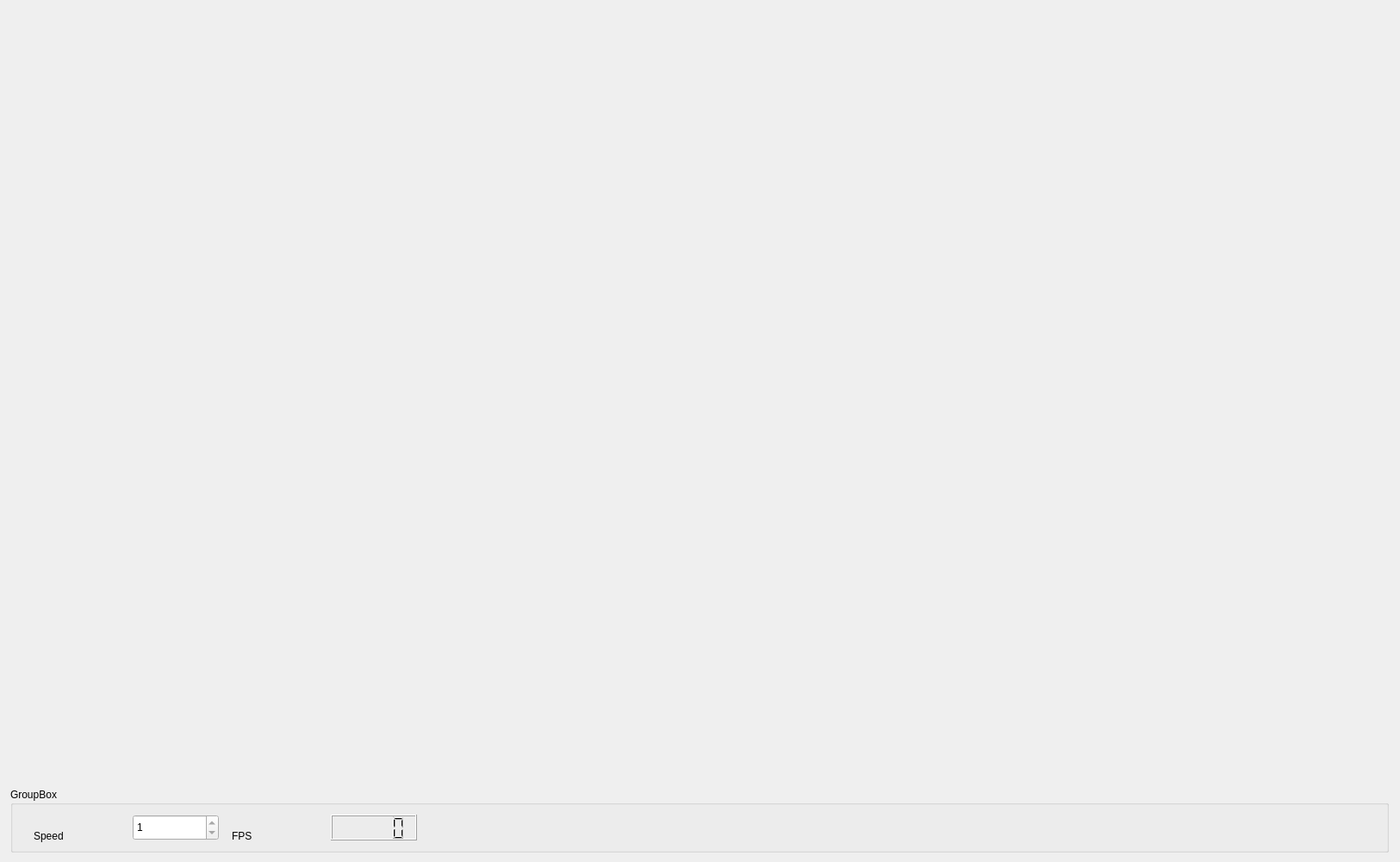
<?xml version="1.0" encoding="UTF-8"?>
<ui version="4.0">
 <class>MainWindow</class>
 <widget class="QMainWindow" name="MainWindow">
  <property name="geometry">
   <rect>
    <x>0</x>
    <y>0</y>
    <width>1625</width>
    <height>1000</height>
   </rect>
  </property>
  <property name="minimumSize">
   <size>
    <width>1625</width>
    <height>1000</height>
   </size>
  </property>
  <property name="maximumSize">
   <size>
    <width>1625</width>
    <height>1000</height>
   </size>
  </property>
  <property name="windowTitle">
   <string>Praktikum 2 Fenster</string>
  </property>
  <widget class="QWidget" name="centralWidget">
   <property name="minimumSize">
    <size>
     <width>1625</width>
     <height>1000</height>
    </size>
   </property>
   <property name="maximumSize">
    <size>
     <width>1625</width>
     <height>1000</height>
    </size>
   </property>
   <layout class="QHBoxLayout" name="horizontalLayout">
    <item>
     <layout class="QVBoxLayout" name="vblControls">
      <property name="sizeConstraint">
       <enum>QLayout::SetDefaultConstraint</enum>
      </property>
      <item>
       <widget class="MyGLWidget" name="myglwid" native="true">
        <property name="sizePolicy">
         <sizepolicy hsizetype="Preferred" vsizetype="Preferred">
          <horstretch>0</horstretch>
          <verstretch>0</verstretch>
         </sizepolicy>
        </property>
        <property name="minimumSize">
         <size>
          <width>1600</width>
          <height>900</height>
         </size>
        </property>
        <property name="maximumSize">
         <size>
          <width>1600</width>
          <height>900</height>
         </size>
        </property>
        <property name="sizeIncrement">
         <size>
          <width>16</width>
          <height>9</height>
         </size>
        </property>
        <property name="baseSize">
         <size>
          <width>1600</width>
          <height>900</height>
         </size>
        </property>
       </widget>
      </item>
      <item>
       <widget class="QGroupBox" name="gbxRotation">
        <property name="minimumSize">
         <size>
          <width>1600</width>
          <height>75</height>
         </size>
        </property>
        <property name="maximumSize">
         <size>
          <width>1600</width>
          <height>75</height>
         </size>
        </property>
        <property name="title">
         <string>GroupBox</string>
        </property>
        <layout class="QVBoxLayout" name="verticalLayout">
         <item>
          <layout class="QHBoxLayout" name="hblRotationZ">
           <property name="spacing">
            <number>2</number>
           </property>
           <property name="sizeConstraint">
            <enum>QLayout::SetDefaultConstraint</enum>
           </property>
           <property name="rightMargin">
            <number>1100</number>
           </property>
           <item>
            <widget class="QLabel" name="lblScaleZ">
             <property name="sizePolicy">
              <sizepolicy hsizetype="Fixed" vsizetype="Fixed">
               <horstretch>0</horstretch>
               <verstretch>0</verstretch>
              </sizepolicy>
             </property>
             <property name="minimumSize">
              <size>
               <width>100</width>
               <height>50</height>
              </size>
             </property>
             <property name="maximumSize">
              <size>
               <width>100</width>
               <height>50</height>
              </size>
             </property>
             <property name="text">
              <string>Speed</string>
             </property>
             <property name="margin">
              <number>10</number>
             </property>
            </widget>
           </item>
           <item>
            <widget class="QSpinBox" name="sbxScaleZ">
             <property name="sizePolicy">
              <sizepolicy hsizetype="Fixed" vsizetype="Fixed">
               <horstretch>0</horstretch>
               <verstretch>0</verstretch>
              </sizepolicy>
             </property>
             <property name="minimumSize">
              <size>
               <width>100</width>
               <height>0</height>
              </size>
             </property>
             <property name="maximumSize">
              <size>
               <width>100</width>
               <height>50</height>
              </size>
             </property>
             <property name="wrapping">
              <bool>false</bool>
             </property>
             <property name="frame">
              <bool>true</bool>
             </property>
             <property name="alignment">
              <set>Qt::AlignLeading|Qt::AlignLeft|Qt::AlignVCenter</set>
             </property>
             <property name="readOnly">
              <bool>true</bool>
             </property>
             <property name="suffix">
              <string/>
             </property>
             <property name="minimum">
              <number>-100</number>
             </property>
             <property name="maximum">
              <number>100</number>
             </property>
             <property name="value">
              <number>1</number>
             </property>
            </widget>
           </item>
           <item>
            <widget class="QLabel" name="lblFPSCounter">
             <property name="minimumSize">
              <size>
               <width>100</width>
               <height>50</height>
              </size>
             </property>
             <property name="maximumSize">
              <size>
               <width>100</width>
               <height>50</height>
              </size>
             </property>
             <property name="text">
              <string>FPS</string>
             </property>
             <property name="margin">
              <number>10</number>
             </property>
            </widget>
           </item>
           <item>
            <widget class="QLCDNumber" name="lcdFPSCounter">
             <property name="minimumSize">
              <size>
               <width>100</width>
               <height>0</height>
              </size>
             </property>
             <property name="maximumSize">
              <size>
               <width>100</width>
               <height>16777215</height>
              </size>
             </property>
            </widget>
           </item>
          </layout>
         </item>
        </layout>
       </widget>
      </item>
     </layout>
    </item>
   </layout>
  </widget>
 </widget>
 <layoutdefault spacing="6" margin="11"/>
 <customwidgets>
  <customwidget>
   <class>MyGLWidget</class>
   <extends>QWidget</extends>
   <header>myglwidget.h</header>
   <container>1</container>
   <slots>
    <slot>receiveRotationZ(int)</slot>
   </slots>
  </customwidget>
 </customwidgets>
 <resources/>
 <connections/>
</ui>
